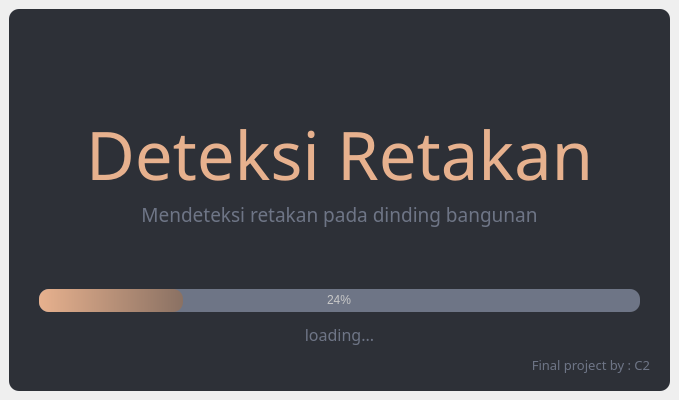
<?xml version="1.0" encoding="UTF-8"?>
<ui version="4.0">
 <class>Loading2</class>
 <widget class="QMainWindow" name="Loading2">
  <property name="geometry">
   <rect>
    <x>0</x>
    <y>0</y>
    <width>679</width>
    <height>400</height>
   </rect>
  </property>
  <property name="windowTitle">
   <string>MainWindow</string>
  </property>
  <widget class="QWidget" name="centralwidget">
   <layout class="QVBoxLayout" name="verticalLayout">
    <item>
     <widget class="QFrame" name="shadow">
      <property name="styleSheet">
       <string notr="true">QFrame{
	background-color: rgb(45, 48, 55);
	color: rgb(220, 220, 220);
	border-radius: 10px;
}</string>
      </property>
      <property name="frameShape">
       <enum>QFrame::StyledPanel</enum>
      </property>
      <property name="frameShadow">
       <enum>QFrame::Raised</enum>
      </property>
      <widget class="QLabel" name="label_title">
       <property name="geometry">
        <rect>
         <x>0</x>
         <y>10</y>
         <width>661</width>
         <height>181</height>
        </rect>
       </property>
       <property name="font">
        <font>
         <family>Casta</family>
         <pointsize>50</pointsize>
        </font>
       </property>
       <property name="styleSheet">
        <string notr="true">color: #E7B18E;</string>
       </property>
       <property name="text">
        <string>&lt;html&gt;&lt;head/&gt;&lt;body&gt;&lt;p&gt;Deteksi Retakan&lt;/p&gt;&lt;/body&gt;&lt;/html&gt;</string>
       </property>
       <property name="alignment">
        <set>Qt::AlignBottom|Qt::AlignHCenter</set>
       </property>
      </widget>
      <widget class="QLabel" name="label_desc">
       <property name="geometry">
        <rect>
         <x>0</x>
         <y>190</y>
         <width>661</width>
         <height>31</height>
        </rect>
       </property>
       <property name="font">
        <font>
         <family>Gramatika-Medium</family>
         <pointsize>14</pointsize>
        </font>
       </property>
       <property name="styleSheet">
        <string notr="true">color: rgb(110, 117, 134);</string>
       </property>
       <property name="text">
        <string>Mendeteksi retakan pada dinding bangunan</string>
       </property>
       <property name="alignment">
        <set>Qt::AlignCenter</set>
       </property>
      </widget>
      <widget class="QProgressBar" name="progressBar">
       <property name="geometry">
        <rect>
         <x>30</x>
         <y>280</y>
         <width>601</width>
         <height>23</height>
        </rect>
       </property>
       <property name="styleSheet">
        <string notr="true">QProgressBar{
	background-color: rgb(110, 117, 134);
	color: rgb(200, 200, 200);
	border-style: none;
	border-radius:10px;
	text-align: center;
}

QProgressBar::chunk{
	background-color: qlineargradient(spread:pad, x1:0, y1:0.46, x2:1, y2:0.46, stop:0 rgba(231, 177, 142, 255), stop:1 rgba(138, 113, 99, 255));
	border-radius: 10px;
}</string>
       </property>
       <property name="value">
        <number>24</number>
       </property>
      </widget>
      <widget class="QLabel" name="label_loading">
       <property name="geometry">
        <rect>
         <x>0</x>
         <y>310</y>
         <width>661</width>
         <height>31</height>
        </rect>
       </property>
       <property name="font">
        <font>
         <family>Gramatika-Medium</family>
         <pointsize>12</pointsize>
        </font>
       </property>
       <property name="styleSheet">
        <string notr="true">color: rgb(110, 117, 134);</string>
       </property>
       <property name="text">
        <string>loading...</string>
       </property>
       <property name="alignment">
        <set>Qt::AlignCenter</set>
       </property>
      </widget>
      <widget class="QLabel" name="label_credits">
       <property name="geometry">
        <rect>
         <x>20</x>
         <y>340</y>
         <width>621</width>
         <height>31</height>
        </rect>
       </property>
       <property name="font">
        <font>
         <family>Gramatika-Medium</family>
         <pointsize>10</pointsize>
        </font>
       </property>
       <property name="styleSheet">
        <string notr="true">color: rgb(110, 117, 134);</string>
       </property>
       <property name="text">
        <string>Final project by : C2</string>
       </property>
       <property name="alignment">
        <set>Qt::AlignRight|Qt::AlignTrailing|Qt::AlignVCenter</set>
       </property>
      </widget>
     </widget>
    </item>
   </layout>
  </widget>
 </widget>
 <resources/>
 <connections/>
</ui>
